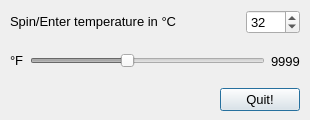
<?xml version="1.0" encoding="UTF-8"?>
<ui version="4.0">
 <class>TempConverterDialog</class>
 <widget class="QDialog" name="TempConverterDialog">
  <property name="geometry">
   <rect>
    <x>0</x>
    <y>0</y>
    <width>310</width>
    <height>120</height>
   </rect>
  </property>
  <property name="font">
   <font>
    <pointsize>10</pointsize>
   </font>
  </property>
  <property name="windowTitle">
   <string>Qt: Temperature Conversion</string>
  </property>
  <widget class="QWidget" name="layoutWidget">
   <property name="geometry">
    <rect>
     <x>10</x>
     <y>10</y>
     <width>290</width>
     <height>101</height>
    </rect>
   </property>
   <layout class="QVBoxLayout" name="verticalLayout">
    <item>
     <layout class="QHBoxLayout" name="horizontalLayout">
      <item>
       <widget class="QLabel" name="label">
        <property name="text">
         <string>&lt;html&gt;Spin/Enter temperature in &amp;deg;C&lt;/html&gt;</string>
        </property>
       </widget>
      </item>
      <item>
       <spacer name="horizontalSpacer">
        <property name="orientation">
         <enum>Qt::Horizontal</enum>
        </property>
        <property name="sizeHint" stdset="0">
         <size>
          <width>40</width>
          <height>20</height>
         </size>
        </property>
       </spacer>
      </item>
      <item>
       <widget class="QSpinBox" name="spinCelcius">
        <property name="minimum">
         <number>-100</number>
        </property>
        <property name="maximum">
         <number>100</number>
        </property>
        <property name="value">
         <number>32</number>
        </property>
       </widget>
      </item>
     </layout>
    </item>
    <item>
     <layout class="QHBoxLayout" name="horizontalLayout_2">
      <item>
       <widget class="QLabel" name="label_2">
        <property name="text">
         <string>&lt;html&gt;&amp;deg;F&lt;/html&gt;</string>
        </property>
       </widget>
      </item>
      <item>
       <widget class="QSlider" name="slideFahren">
        <property name="enabled">
         <bool>false</bool>
        </property>
        <property name="minimum">
         <number>-148</number>
        </property>
        <property name="maximum">
         <number>212</number>
        </property>
        <property name="orientation">
         <enum>Qt::Horizontal</enum>
        </property>
        <property name="tickPosition">
         <enum>QSlider::NoTicks</enum>
        </property>
       </widget>
      </item>
      <item>
       <widget class="QLabel" name="lblFahren">
        <property name="text">
         <string>9999</string>
        </property>
       </widget>
      </item>
     </layout>
    </item>
    <item>
     <layout class="QHBoxLayout" name="horizontalLayout_3">
      <item>
       <spacer name="horizontalSpacer_4">
        <property name="orientation">
         <enum>Qt::Horizontal</enum>
        </property>
        <property name="sizeHint" stdset="0">
         <size>
          <width>40</width>
          <height>20</height>
         </size>
        </property>
       </spacer>
      </item>
      <item>
       <widget class="QPushButton" name="btnQuit">
        <property name="toolTip">
         <string>Quit Application</string>
        </property>
        <property name="text">
         <string>Quit!</string>
        </property>
       </widget>
      </item>
     </layout>
    </item>
   </layout>
  </widget>
 </widget>
 <resources/>
 <connections/>
</ui>
